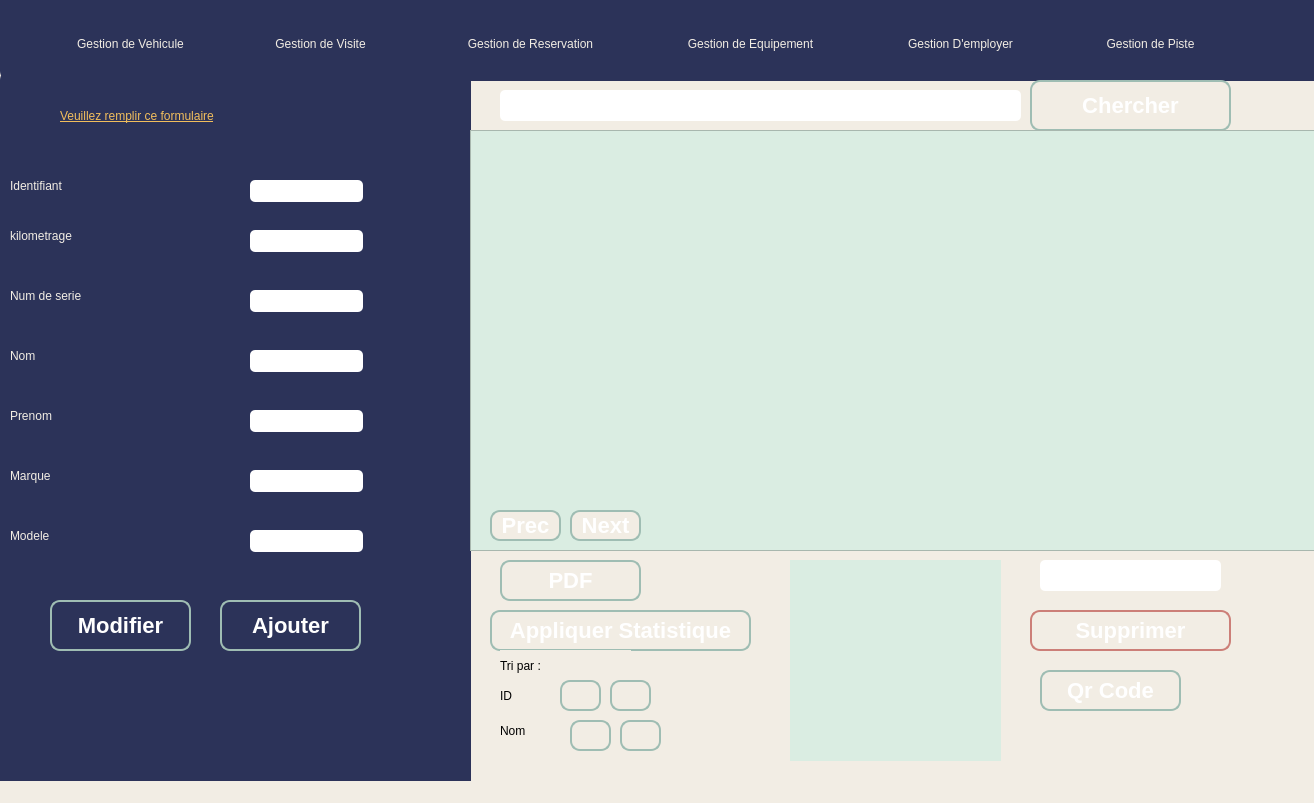
 <widget class="QMainWindow" name="MainWindow">
  <property name="geometry">
   <rect>
    <x>0</x>
    <y>0</y>
    <width>1314</width>
    <height>803</height>
   </rect>
  </property>
  <property name="windowTitle">
   <string>Gestion des Véhicules</string>
  </property>
  <property name="styleSheet">
   <string notr="true">background-color: rgb(242, 237, 228);</string>
  </property>
  <widget class="QWidget" name="centralWidget">
   <widget class="QFrame" name="frame">
    <property name="geometry">
     <rect>
      <x>0</x>
      <y>70</y>
      <width>471</width>
      <height>811</height>
     </rect>
    </property>
    <property name="styleSheet">
     <string notr="true">background-color: rgb(44, 51, 89);
border-radius: 10px;
</string>
    </property>
    <property name="frameShape">
     <enum>QFrame::StyledPanel</enum>
    </property>
    <property name="frameShadow">
     <enum>QFrame::Raised</enum>
    </property>
    <widget class="QLabel" name="label">
     <property name="geometry">
      <rect>
       <x>10</x>
       <y>100</y>
       <width>181</width>
       <height>31</height>
      </rect>
     </property>
     <property name="styleSheet">
      <string notr="true">font:  75 24pt &quot;Times New Roman&quot;;
color: rgb(242, 237, 228);</string>
     </property>
     <property name="text">
      <string>Identifiant</string>
     </property>
    </widget>
    <widget class="QLabel" name="label_2">
     <property name="geometry">
      <rect>
       <x>10</x>
       <y>140</y>
       <width>211</width>
       <height>51</height>
      </rect>
     </property>
     <property name="styleSheet">
      <string notr="true">font:  75 24pt &quot;Times New Roman&quot;;
color: rgb(242, 237, 228);</string>
     </property>
     <property name="text">
      <string>kilometrage</string>
     </property>
    </widget>
    <widget class="QLabel" name="label_3">
     <property name="geometry">
      <rect>
       <x>10</x>
       <y>210</y>
       <width>211</width>
       <height>31</height>
      </rect>
     </property>
     <property name="styleSheet">
      <string notr="true">font:  75 24pt &quot;Times New Roman&quot;;
color: rgb(242, 237, 228);</string>
     </property>
     <property name="text">
      <string>Num de serie</string>
     </property>
    </widget>
    <widget class="QLabel" name="label_4">
     <property name="geometry">
      <rect>
       <x>10</x>
       <y>270</y>
       <width>131</width>
       <height>31</height>
      </rect>
     </property>
     <property name="styleSheet">
      <string notr="true">font:  75 24pt &quot;Times New Roman&quot;;
color: rgb(242, 237, 228);</string>
     </property>
     <property name="text">
      <string>Nom</string>
     </property>
    </widget>
    <widget class="QLabel" name="label_5">
     <property name="geometry">
      <rect>
       <x>10</x>
       <y>330</y>
       <width>131</width>
       <height>31</height>
      </rect>
     </property>
     <property name="styleSheet">
      <string notr="true">font:  75 24pt &quot;Times New Roman&quot;;
color: rgb(242, 237, 228);</string>
     </property>
     <property name="text">
      <string>Prenom</string>
     </property>
    </widget>
    <widget class="QLabel" name="label_7">
     <property name="geometry">
      <rect>
       <x>10</x>
       <y>380</y>
       <width>131</width>
       <height>51</height>
      </rect>
     </property>
     <property name="styleSheet">
      <string notr="true">font:  75 24pt &quot;Times New Roman&quot;;
color: rgb(242, 237, 228);</string>
     </property>
     <property name="text">
      <string>Marque</string>
     </property>
    </widget>
    <widget class="QLabel" name="label_8">
     <property name="geometry">
      <rect>
       <x>10</x>
       <y>450</y>
       <width>131</width>
       <height>31</height>
      </rect>
     </property>
     <property name="styleSheet">
      <string notr="true">font:  75 24pt &quot;Times New Roman&quot;;
color: rgb(242, 237, 228);</string>
     </property>
     <property name="text">
      <string>Modele</string>
     </property>
    </widget>
    <widget class="QLineEdit" name="leid">
     <property name="geometry">
      <rect>
       <x>250</x>
       <y>110</y>
       <width>113</width>
       <height>22</height>
      </rect>
     </property>
     <property name="styleSheet">
      <string notr="true">QLineEdit{
    background-color: white;
    box-shadow: 2px 0.5px 5px 1px inset black;
    border-radius: 5px;
    width: 70%;
    padding-right: 10px;
    padding-left: 10px;
    text-align: left;
    color: #000;
    font-size:inherit;
    font-family: Arial, Helvetica, sans-serif;  
    font-weight:normal;
    font-variant:normal;
}
QLineEdit::hover{  color: black ;
background-color:orange;}
QLineEdit::focus{  color: black ;
background-color:white;}</string>
     </property>
    </widget>
    <widget class="QLineEdit" name="kilometrage">
     <property name="geometry">
      <rect>
       <x>250</x>
       <y>160</y>
       <width>113</width>
       <height>22</height>
      </rect>
     </property>
     <property name="styleSheet">
      <string notr="true">QLineEdit{
    background-color: white;
    box-shadow: 2px 0.5px 5px 1px inset black;
    border-radius: 5px;
    width: 70%;
    padding-right: 10px;
    padding-left: 10px;
    text-align: left;
    color: #000;
    font-size:inherit;
    font-family: Arial, Helvetica, sans-serif;  
    font-weight:normal;
    font-variant:normal;
}
QLineEdit::hover{  color: black ;
background-color:orange;}
QLineEdit::focus{  color: black ;
background-color:white;}</string>
     </property>
    </widget>
    <widget class="QLineEdit" name="NumS">
     <property name="geometry">
      <rect>
       <x>250</x>
       <y>220</y>
       <width>113</width>
       <height>22</height>
      </rect>
     </property>
     <property name="styleSheet">
      <string notr="true">QLineEdit{
    background-color: white;
    box-shadow: 2px 0.5px 5px 1px inset black;
    border-radius: 5px;
    width: 70%;
    padding-right: 10px;
    padding-left: 10px;
    text-align: left;
    color: #000;
    font-size:inherit;
    font-family: Arial, Helvetica, sans-serif;  
    font-weight:normal;
    font-variant:normal;
}
QLineEdit::hover{  color: black ;
background-color:orange;}
QLineEdit::focus{  color: black ;
background-color:white;}</string>
     </property>
    </widget>
    <widget class="QLineEdit" name="lenom">
     <property name="geometry">
      <rect>
       <x>250</x>
       <y>280</y>
       <width>113</width>
       <height>22</height>
      </rect>
     </property>
     <property name="styleSheet">
      <string notr="true">QLineEdit{
    background-color: white;
    box-shadow: 2px 0.5px 5px 1px inset black;
    border-radius: 5px;
    width: 70%;
    padding-right: 10px;
    padding-left: 10px;
    text-align: left;
    color: #000;
    font-size:inherit;
    font-family: Arial, Helvetica, sans-serif;  
    font-weight:normal;
    font-variant:normal;
}
QLineEdit::hover{  color: black ;
background-color:orange;}
QLineEdit::focus{  color: black ;
background-color:white;}</string>
     </property>
    </widget>
    <widget class="QLineEdit" name="leprenom">
     <property name="geometry">
      <rect>
       <x>250</x>
       <y>340</y>
       <width>113</width>
       <height>22</height>
      </rect>
     </property>
     <property name="styleSheet">
      <string notr="true">QLineEdit{
    background-color: white;
    box-shadow: 2px 0.5px 5px 1px inset black;
    border-radius: 5px;
    width: 70%;
    padding-right: 10px;
    padding-left: 10px;
    text-align: left;
    color: #000;
    font-size:inherit;
    font-family: Arial, Helvetica, sans-serif;  
    font-weight:normal;
    font-variant:normal;
}
QLineEdit::hover{  color: black ;
background-color:orange;}
QLineEdit::focus{  color: black ;
background-color:white;}


</string>
     </property>
    </widget>
    <widget class="QLineEdit" name="lamarque">
     <property name="geometry">
      <rect>
       <x>250</x>
       <y>400</y>
       <width>113</width>
       <height>22</height>
      </rect>
     </property>
     <property name="styleSheet">
      <string notr="true">QLineEdit{
    background-color: white;
    box-shadow: 2px 0.5px 5px 1px inset black;
    border-radius: 5px;
    width: 70%;
    padding-right: 10px;
    padding-left: 10px;
    text-align: left;
    color: #000;
    font-size:inherit;
    font-family: Arial, Helvetica, sans-serif;  
    font-weight:normal;
    font-variant:normal;
}
QLineEdit::hover{  color: black ;
background-color:orange;}
QLineEdit::focus{  color: black ;
background-color:white;}</string>
     </property>
    </widget>
    <widget class="QLineEdit" name="lemodele">
     <property name="geometry">
      <rect>
       <x>250</x>
       <y>460</y>
       <width>113</width>
       <height>22</height>
      </rect>
     </property>
     <property name="styleSheet">
      <string notr="true">QLineEdit{
    background-color: white;
    box-shadow: 2px 0.5px 5px 1px inset black;
    border-radius: 5px;
    width: 70%;
    padding-right: 10px;
    padding-left: 10px;
    text-align: left;
    color: #000;
    font-size:inherit;
    font-family: Arial, Helvetica, sans-serif;  
    font-weight:normal;
    font-variant:normal;
}
QLineEdit::hover{  color: black ;
background-color:orange;}
QLineEdit::focus{  color: black ;
background-color:white;}</string>
     </property>
    </widget>
    <widget class="QPushButton" name="pb_ajouter">
     <property name="geometry">
      <rect>
       <x>220</x>
       <y>530</y>
       <width>141</width>
       <height>51</height>
      </rect>
     </property>
     <property name="styleSheet">
      <string notr="true">/*-----QPushButton-----*/
QPushButton
{
	background-color: qlineargradient(spread:pad, x1:0, y1:0.511, x2:1, y2:0.511, stop:0 
#92bf91
,stop:0.995192 rgba(0,0,0,0));



	color: #ffffff;
	font-size: 22px;
	font-weight: bold;
	border: 2px solid #9fbdb3;
	border-radius:10px;
	padding: 5px;
	

}

QPushButton::hover
{
background-color: qlineargradient(spread:pad, x1:0, y1:0.511, x2:1, y2:0.511, stop:0 rgba(0, 180, 150, 220),stop:1 rgba(50, 220, 200, 220));

	color: #2C3359; 

}
QPushButton::pressed
{background-color: qlineargradient(stop:0 rgba(0, 207, 179, 255),stop:1 rgba(70, 255, 230, 255));

	color: #2C3359; 

}</string>
     </property>
     <property name="text">
      <string>Ajouter</string>
     </property>
    </widget>
    <widget class="QPushButton" name="pb_modifier">
     <property name="geometry">
      <rect>
       <x>50</x>
       <y>530</y>
       <width>141</width>
       <height>51</height>
      </rect>
     </property>
     <property name="styleSheet">
      <string notr="true">/*-----QPushButton-----*/
QPushButton
{
	background-color: qlineargradient(spread:pad, x1:0, y1:0.511, x2:1, y2:0.511, stop:0 
#92bf91
,stop:0.995192 rgba(0,0,0,0));



	color: #ffffff;
	font-size: 22px;
	font-weight: bold;
	border: 2px solid #9fbdb3;
	border-radius:10px;
	padding: 5px;
	

}

QPushButton::hover
{
background-color: qlineargradient(spread:pad, x1:0, y1:0.511, x2:1, y2:0.511, stop:0 rgba(0, 180, 150, 220),stop:1 rgba(50, 220, 200, 220));

	color: #2C3359; 

}
QPushButton::pressed
{background-color: qlineargradient(stop:0 rgba(0, 207, 179, 255),stop:1 rgba(70, 255, 230, 255));

	color: #2C3359; 

}</string>
     </property>
     <property name="text">
      <string>Modifier</string>
     </property>
    </widget>
    <widget class="QLabel" name="label_6">
     <property name="geometry">
      <rect>
       <x>60</x>
       <y>30</y>
       <width>471</width>
       <height>31</height>
      </rect>
     </property>
     <property name="styleSheet">
      <string notr="true">font:  75 24pt &quot;Times New Roman&quot;;
font: 11pt &quot;MS Shell Dlg 2&quot;;
font: 14pt &quot;MS Shell Dlg 2&quot;;
color: rgb(242, 190, 92);
text-decoration: underline;</string>
     </property>
     <property name="text">
      <string>Veuillez remplir ce formulaire</string>
     </property>
    </widget>
   </widget>
   <widget class="QFrame" name="frame_2">
    <property name="geometry">
     <rect>
      <x>0</x>
      <y>-40</y>
      <width>1491</width>
      <height>121</height>
     </rect>
    </property>
    <property name="styleSheet">
     <string notr="true">background-color: rgb(44, 51, 89);
border-radius: 10px;
</string>
    </property>
    <property name="frameShape">
     <enum>QFrame::StyledPanel</enum>
    </property>
    <property name="frameShadow">
     <enum>QFrame::Raised</enum>
    </property>
    <widget class="QPushButton" name="pushButton_3">
     <property name="geometry">
      <rect>
       <x>540</x>
       <y>70</y>
       <width>241</width>
       <height>28</height>
      </rect>
     </property>
     <property name="styleSheet">
      <string notr="true">font:  75 24pt &quot;Times New Roman&quot;;
font: 18pt &quot;Times New Roman&quot;;
color: rgb(242, 237, 228);</string>
     </property>
     <property name="text">
      <string/>
     </property>
    </widget>
    <widget class="QPushButton" name="pushButton_6">
     <property name="geometry">
      <rect>
       <x>830</x>
       <y>70</y>
       <width>261</width>
       <height>28</height>
      </rect>
     </property>
     <property name="styleSheet">
      <string notr="true">color: rgb(242, 237, 228);
font: 9pt &quot;Myanmar Text&quot;;</string>
     </property>
     <property name="text">
      <string>Gestion D'employer</string>
     </property>
    </widget>
    <widget class="QPushButton" name="pushButton_7">
     <property name="geometry">
      <rect>
       <x>190</x>
       <y>70</y>
       <width>261</width>
       <height>28</height>
      </rect>
     </property>
     <property name="styleSheet">
      <string notr="true">color: rgb(242, 237, 228);
font: 9pt &quot;Myanmar Text&quot;;</string>
     </property>
     <property name="text">
      <string>Gestion de Visite</string>
     </property>
    </widget>
    <widget class="QPushButton" name="pushButton_13">
     <property name="geometry">
      <rect>
       <x>400</x>
       <y>70</y>
       <width>261</width>
       <height>28</height>
      </rect>
     </property>
     <property name="styleSheet">
      <string notr="true">color: rgb(242, 237, 228);
font: 9pt &quot;Myanmar Text&quot;;</string>
     </property>
     <property name="text">
      <string>Gestion de Reservation</string>
     </property>
    </widget>
    <widget class="QPushButton" name="pushButton_20">
     <property name="geometry">
      <rect>
       <x>620</x>
       <y>70</y>
       <width>261</width>
       <height>28</height>
      </rect>
     </property>
     <property name="styleSheet">
      <string notr="true">color: rgb(242, 237, 228);
font: 9pt &quot;Myanmar Text&quot;;</string>
     </property>
     <property name="text">
      <string>Gestion de Equipement</string>
     </property>
    </widget>
    <widget class="QPushButton" name="pushButton_21">
     <property name="geometry">
      <rect>
       <x>0</x>
       <y>70</y>
       <width>261</width>
       <height>28</height>
      </rect>
     </property>
     <property name="styleSheet">
      <string notr="true">color: rgb(242, 237, 228);
font: 9pt &quot;Myanmar Text&quot;;</string>
     </property>
     <property name="text">
      <string>Gestion de Vehicule</string>
     </property>
    </widget>
    <widget class="QPushButton" name="pushButton_22">
     <property name="geometry">
      <rect>
       <x>1020</x>
       <y>70</y>
       <width>261</width>
       <height>28</height>
      </rect>
     </property>
     <property name="styleSheet">
      <string notr="true">color: rgb(242, 237, 228);
font: 9pt &quot;Myanmar Text&quot;;</string>
     </property>
     <property name="text">
      <string>Gestion de Piste</string>
     </property>
    </widget>
   </widget>
   <widget class="QLineEdit" name="lerechercher">
    <property name="geometry">
     <rect>
      <x>500</x>
      <y>90</y>
      <width>521</width>
      <height>31</height>
     </rect>
    </property>
    <property name="styleSheet">
     <string notr="true">QLineEdit{
    background-color: white;
    box-shadow: 2px 0.5px 5px 1px inset black;
    border-radius: 5px;
    width: 70%;
    padding-right: 10px;
    padding-left: 10px;
    text-align: left;
    color: #000;
    font-size:inherit;
    font-family: Arial, Helvetica, sans-serif;  
    font-weight:normal;
    font-variant:normal;
}
QLineEdit::hover{  color: black ;
background-color:orange;}
QLineEdit::focus{  color: black ;
background-color:white;}</string>
    </property>
   </widget>
   <widget class="QPushButton" name="pushButton_rechercher">
    <property name="geometry">
     <rect>
      <x>1030</x>
      <y>80</y>
      <width>201</width>
      <height>51</height>
     </rect>
    </property>
    <property name="styleSheet">
     <string notr="true">/*-----QPushButton-----*/
QPushButton
{
	background-color: qlineargradient(spread:pad, x1:0, y1:0.511, x2:1, y2:0.511, stop:0 
#92bf91
,stop:0.995192 rgba(0,0,0,0));



	color: #ffffff;
	font-size: 22px;
	font-weight: bold;
	border: 2px solid #9fbdb3;
	border-radius:10px;
	padding: 5px;
	

}

QPushButton::hover
{
background-color: qlineargradient(spread:pad, x1:0, y1:0.511, x2:1, y2:0.511, stop:0 rgba(0, 180, 150, 220),stop:1 rgba(50, 220, 200, 220));

	color: #2C3359; 

}
QPushButton::pressed
{background-color: qlineargradient(stop:0 rgba(0, 207, 179, 255),stop:1 rgba(70, 255, 230, 255));

	color: #2C3359; 

}</string>
    </property>
    <property name="text">
     <string>Chercher</string>
    </property>
   </widget>
   <widget class="QTableView" name="tableView_2">
    <property name="geometry">
     <rect>
      <x>470</x>
      <y>130</y>
      <width>851</width>
      <height>421</height>
     </rect>
    </property>
    <property name="styleSheet">
     <string notr="true">background-color: rgb(218, 237, 226);
</string>
    </property>
   </widget>
   <widget class="QPushButton" name="pb_supprimer">
    <property name="geometry">
     <rect>
      <x>1030</x>
      <y>610</y>
      <width>201</width>
      <height>41</height>
     </rect>
    </property>
    <property name="styleSheet">
     <string notr="true">/*-----QPushButton-----*/
QPushButton
{
	background-color: qlineargradient(spread:pad, x1:0, y1:0.511, x2:1, y2:0.511, stop:0 
#f29c94
,stop:0.995192 rgba(0,0,0,0));



	color: #ffffff;
	font-size: 22px;
	font-weight: bold;
	border: 2px solid #cc7f78;
	border-radius:10px;
	padding: 5px;
	

}

QPushButton::hover
{
background-color: #c29c99;

	color: #2C3359; 

}
QPushButton::pressed
{background-color: qlineargradient(stop:0 rgba(0, 207, 179, 255),stop:1 rgba(70, 255, 230, 255));

	color: #2C3359; 

}</string>
    </property>
    <property name="text">
     <string>Supprimer</string>
    </property>
   </widget>
   <widget class="QLineEdit" name="id_supp">
    <property name="geometry">
     <rect>
      <x>1040</x>
      <y>560</y>
      <width>181</width>
      <height>31</height>
     </rect>
    </property>
    <property name="styleSheet">
     <string notr="true">QLineEdit{
    background-color: white;
    box-shadow: 2px 0.5px 5px 1px inset black;
    border-radius: 5px;
    width: 70%;
    padding-right: 10px;
    padding-left: 10px;
    text-align: left;
    color: #000;
    font-size:inherit;
    font-family: Arial, Helvetica, sans-serif;  
    font-weight:normal;
    font-variant:normal;
}
QLineEdit::hover{  color: black ;
background-color:orange;}
QLineEdit::focus{  color: black ;
background-color:white;}</string>
    </property>
   </widget>
   <widget class="QPushButton" name="pushButton_PDF">
    <property name="geometry">
     <rect>
      <x>500</x>
      <y>560</y>
      <width>141</width>
      <height>41</height>
     </rect>
    </property>
    <property name="styleSheet">
     <string notr="true">/*-----QPushButton-----*/
QPushButton
{
	background-color: qlineargradient(spread:pad, x1:0, y1:0.511, x2:1, y2:0.511, stop:0 
#92bf91
,stop:0.995192 rgba(0,0,0,0));



	color: #ffffff;
	font-size: 22px;
	font-weight: bold;
	border: 2px solid #9fbdb3;
	border-radius:10px;
	padding: 5px;
	

}

QPushButton::hover
{
background-color: qlineargradient(spread:pad, x1:0, y1:0.511, x2:1, y2:0.511, stop:0 rgba(0, 180, 150, 220),stop:1 rgba(50, 220, 200, 220));

	color: #2C3359; 

}
QPushButton::pressed
{background-color: qlineargradient(stop:0 rgba(0, 207, 179, 255),stop:1 rgba(70, 255, 230, 255));

	color: #2C3359; 

}</string>
    </property>
    <property name="text">
     <string>PDF</string>
    </property>
   </widget>
   <widget class="QPushButton" name="pushButton_2">
    <property name="geometry">
     <rect>
      <x>490</x>
      <y>610</y>
      <width>261</width>
      <height>41</height>
     </rect>
    </property>
    <property name="styleSheet">
     <string notr="true">/*-----QPushButton-----*/
QPushButton
{
	background-color: qlineargradient(spread:pad, x1:0, y1:0.511, x2:1, y2:0.511, stop:0 
#92bf91
,stop:0.995192 rgba(0,0,0,0));



	color: #ffffff;
	font-size: 22px;
	font-weight: bold;
	border: 2px solid #9fbdb3;
	border-radius:10px;
	padding: 5px;
	

}

QPushButton::hover
{
background-color: qlineargradient(spread:pad, x1:0, y1:0.511, x2:1, y2:0.511, stop:0 rgba(0, 180, 150, 220),stop:1 rgba(50, 220, 200, 220));

	color: #2C3359; 

}
QPushButton::pressed
{background-color: qlineargradient(stop:0 rgba(0, 207, 179, 255),stop:1 rgba(70, 255, 230, 255));

	color: #2C3359; 

}</string>
    </property>
    <property name="text">
     <string>Appliquer Statistique</string>
    </property>
   </widget>
   <widget class="QLabel" name="label_9">
    <property name="geometry">
     <rect>
      <x>500</x>
      <y>650</y>
      <width>131</width>
      <height>31</height>
     </rect>
    </property>
    <property name="styleSheet">
     <string notr="true">font: 11pt &quot;MS Shell Dlg 2&quot;;</string>
    </property>
    <property name="text">
     <string>Tri par :</string>
    </property>
   </widget>
   <widget class="QLabel" name="label_10">
    <property name="geometry">
     <rect>
      <x>500</x>
      <y>680</y>
      <width>131</width>
      <height>31</height>
     </rect>
    </property>
    <property name="styleSheet">
     <string notr="true">font: 11pt &quot;MS Shell Dlg 2&quot;;</string>
    </property>
    <property name="text">
     <string>ID</string>
    </property>
   </widget>
   <widget class="QLabel" name="label_11">
    <property name="geometry">
     <rect>
      <x>500</x>
      <y>710</y>
      <width>131</width>
      <height>41</height>
     </rect>
    </property>
    <property name="styleSheet">
     <string notr="true">font: 11pt &quot;MS Shell Dlg 2&quot;;</string>
    </property>
    <property name="text">
     <string>Nom</string>
    </property>
   </widget>
   <widget class="QPushButton" name="triID">
    <property name="geometry">
     <rect>
      <x>560</x>
      <y>680</y>
      <width>41</width>
      <height>31</height>
     </rect>
    </property>
    <property name="styleSheet">
     <string notr="true">/*-----QPushButton-----*/
QPushButton
{
	background-color: qlineargradient(spread:pad, x1:0, y1:0.511, x2:1, y2:0.511, stop:0 
#92bf91
,stop:0.995192 rgba(0,0,0,0));



	color: #ffffff;
	font-size: 22px;
	font-weight: bold;
	border: 2px solid #9fbdb3;
	border-radius:10px;
	padding: 5px;
	

}

QPushButton::hover
{
background-color: qlineargradient(spread:pad, x1:0, y1:0.511, x2:1, y2:0.511, stop:0 rgba(0, 180, 150, 220),stop:1 rgba(50, 220, 200, 220));

	color: #2C3359; 

}
QPushButton::pressed
{background-color: qlineargradient(stop:0 rgba(0, 207, 179, 255),stop:1 rgba(70, 255, 230, 255));

	color: #2C3359; 

}
</string>
    </property>
    <property name="text">
     <string/>
    </property>
    <property name="icon">
     <iconset>
      <normaloff>../../Downloads/337075855_605317437802974_4220689039509783446_n.png</normaloff>../../Downloads/337075855_605317437802974_4220689039509783446_n.png</iconset>
    </property>
   </widget>
   <widget class="QPushButton" name="ID_desc">
    <property name="geometry">
     <rect>
      <x>610</x>
      <y>680</y>
      <width>41</width>
      <height>31</height>
     </rect>
    </property>
    <property name="styleSheet">
     <string notr="true">/*-----QPushButton-----*/
QPushButton
{
	background-color: qlineargradient(spread:pad, x1:0, y1:0.511, x2:1, y2:0.511, stop:0 
#92bf91
,stop:0.995192 rgba(0,0,0,0));



	color: #ffffff;
	font-size: 22px;
	font-weight: bold;
	border: 2px solid #9fbdb3;
	border-radius:10px;
	padding: 5px;
	

}

QPushButton::hover
{
background-color: qlineargradient(spread:pad, x1:0, y1:0.511, x2:1, y2:0.511, stop:0 rgba(0, 180, 150, 220),stop:1 rgba(50, 220, 200, 220));

	color: #2C3359; 

}
QPushButton::pressed
{background-color: qlineargradient(stop:0 rgba(0, 207, 179, 255),stop:1 rgba(70, 255, 230, 255));

	color: #2C3359; 

}
</string>
    </property>
    <property name="text">
     <string/>
    </property>
    <property name="icon">
     <iconset>
      <normaloff>../../Downloads/334897169_707582544440547_3617308460356323247_n.png</normaloff>../../Downloads/334897169_707582544440547_3617308460356323247_n.png</iconset>
    </property>
   </widget>
   <widget class="QPushButton" name="nom_az">
    <property name="geometry">
     <rect>
      <x>570</x>
      <y>720</y>
      <width>41</width>
      <height>31</height>
     </rect>
    </property>
    <property name="styleSheet">
     <string notr="true">/*-----QPushButton-----*/
QPushButton
{
	background-color: qlineargradient(spread:pad, x1:0, y1:0.511, x2:1, y2:0.511, stop:0 
#92bf91
,stop:0.995192 rgba(0,0,0,0));



	color: #ffffff;
	font-size: 22px;
	font-weight: bold;
	border: 2px solid #9fbdb3;
	border-radius:10px;
	padding: 5px;
	

}

QPushButton::hover
{
background-color: qlineargradient(spread:pad, x1:0, y1:0.511, x2:1, y2:0.511, stop:0 rgba(0, 180, 150, 220),stop:1 rgba(50, 220, 200, 220));

	color: #2C3359; 

}
QPushButton::pressed
{background-color: qlineargradient(stop:0 rgba(0, 207, 179, 255),stop:1 rgba(70, 255, 230, 255));

	color: #2C3359; 

}
</string>
    </property>
    <property name="text">
     <string/>
    </property>
    <property name="icon">
     <iconset>
      <normaloff>../../Downloads/336977802_574078931348495_3588701968654120123_n.png</normaloff>../../Downloads/336977802_574078931348495_3588701968654120123_n.png</iconset>
    </property>
   </widget>
   <widget class="QPushButton" name="nom_desc">
    <property name="geometry">
     <rect>
      <x>620</x>
      <y>720</y>
      <width>41</width>
      <height>31</height>
     </rect>
    </property>
    <property name="styleSheet">
     <string notr="true">/*-----QPushButton-----*/
QPushButton
{
	background-color: qlineargradient(spread:pad, x1:0, y1:0.511, x2:1, y2:0.511, stop:0 
#92bf91
,stop:0.995192 rgba(0,0,0,0));



	color: #ffffff;
	font-size: 22px;
	font-weight: bold;
	border: 2px solid #9fbdb3;
	border-radius:10px;
	padding: 5px;
	

}

QPushButton::hover
{
background-color: qlineargradient(spread:pad, x1:0, y1:0.511, x2:1, y2:0.511, stop:0 rgba(0, 180, 150, 220),stop:1 rgba(50, 220, 200, 220));

	color: #2C3359; 

}
QPushButton::pressed
{background-color: qlineargradient(stop:0 rgba(0, 207, 179, 255),stop:1 rgba(70, 255, 230, 255));

	color: #2C3359; 

}
</string>
    </property>
    <property name="text">
     <string/>
    </property>
    <property name="icon">
     <iconset>
      <normaloff>../../Downloads/334824349_3391558034437579_278776445330509851_n.png</normaloff>../../Downloads/334824349_3391558034437579_278776445330509851_n.png</iconset>
    </property>
   </widget>
   <widget class="QLabel" name="qrcode">
    <property name="geometry">
     <rect>
      <x>790</x>
      <y>560</y>
      <width>211</width>
      <height>201</height>
     </rect>
    </property>
    <property name="styleSheet">
     <string notr="true">background-color: rgb(218, 237, 226);

</string>
    </property>
    <property name="text">
     <string/>
    </property>
   </widget>
   <widget class="QPushButton" name="qrcodegen_2">
    <property name="geometry">
     <rect>
      <x>1040</x>
      <y>670</y>
      <width>141</width>
      <height>41</height>
     </rect>
    </property>
    <property name="styleSheet">
     <string notr="true">/*-----QPushButton-----*/
QPushButton
{
	background-color: qlineargradient(spread:pad, x1:0, y1:0.511, x2:1, y2:0.511, stop:0 
#92bf91
,stop:0.995192 rgba(0,0,0,0));



	color: #ffffff;
	font-size: 22px;
	font-weight: bold;
	border: 2px solid #9fbdb3;
	border-radius:10px;
	padding: 5px;
	

}

QPushButton::hover
{
background-color: qlineargradient(spread:pad, x1:0, y1:0.511, x2:1, y2:0.511, stop:0 rgba(0, 180, 150, 220),stop:1 rgba(50, 220, 200, 220));

	color: #2C3359; 

}
QPushButton::pressed
{background-color: qlineargradient(stop:0 rgba(0, 207, 179, 255),stop:1 rgba(70, 255, 230, 255));

	color: #2C3359; 

}</string>
    </property>
    <property name="text">
     <string>Qr Code</string>
    </property>
   </widget>
   <widget class="QPushButton" name="moisprec">
    <property name="geometry">
     <rect>
      <x>490</x>
      <y>510</y>
      <width>71</width>
      <height>31</height>
     </rect>
    </property>
    <property name="styleSheet">
     <string notr="true">/*-----QPushButton-----*/
QPushButton
{
	background-color: qlineargradient(spread:pad, x1:0, y1:0.511, x2:1, y2:0.511, stop:0 
#92bf91
,stop:0.995192 rgba(0,0,0,0));



	color: #ffffff;
	font-size: 22px;
	font-weight: bold;
	border: 2px solid #9fbdb3;
	border-radius:10px;
	padding: 5px;
	

}

QPushButton::hover
{
background-color: qlineargradient(spread:pad, x1:0, y1:0.511, x2:1, y2:0.511, stop:0 rgba(0, 180, 150, 220),stop:1 rgba(50, 220, 200, 220));

	color: #2C3359; 

}
QPushButton::pressed
{background-color: qlineargradient(stop:0 rgba(0, 207, 179, 255),stop:1 rgba(70, 255, 230, 255));

	color: #2C3359; 

}</string>
    </property>
    <property name="text">
     <string>Prec</string>
    </property>
   </widget>
   <widget class="QPushButton" name="moisuivant">
    <property name="geometry">
     <rect>
      <x>570</x>
      <y>510</y>
      <width>71</width>
      <height>31</height>
     </rect>
    </property>
    <property name="styleSheet">
     <string notr="true">/*-----QPushButton-----*/
QPushButton
{
	background-color: qlineargradient(spread:pad, x1:0, y1:0.511, x2:1, y2:0.511, stop:0 
#92bf91
,stop:0.995192 rgba(0,0,0,0));



	color: #ffffff;
	font-size: 22px;
	font-weight: bold;
	border: 2px solid #9fbdb3;
	border-radius:10px;
	padding: 5px;
	

}

QPushButton::hover
{
background-color: qlineargradient(spread:pad, x1:0, y1:0.511, x2:1, y2:0.511, stop:0 rgba(0, 180, 150, 220),stop:1 rgba(50, 220, 200, 220));

	color: #2C3359; 

}
QPushButton::pressed
{background-color: qlineargradient(stop:0 rgba(0, 207, 179, 255),stop:1 rgba(70, 255, 230, 255));

	color: #2C3359; 

}</string>
    </property>
    <property name="text">
     <string>Next</string>
    </property>
   </widget>
  </widget>
  <widget class="QStatusBar" name="statusBar"/>
  <widget class="QMenuBar" name="menuBar">
   <property name="geometry">
    <rect>
     <x>0</x>
     <y>0</y>
     <width>1314</width>
     <height>26</height>
    </rect>
   </property>
  </widget>
 </widget>
